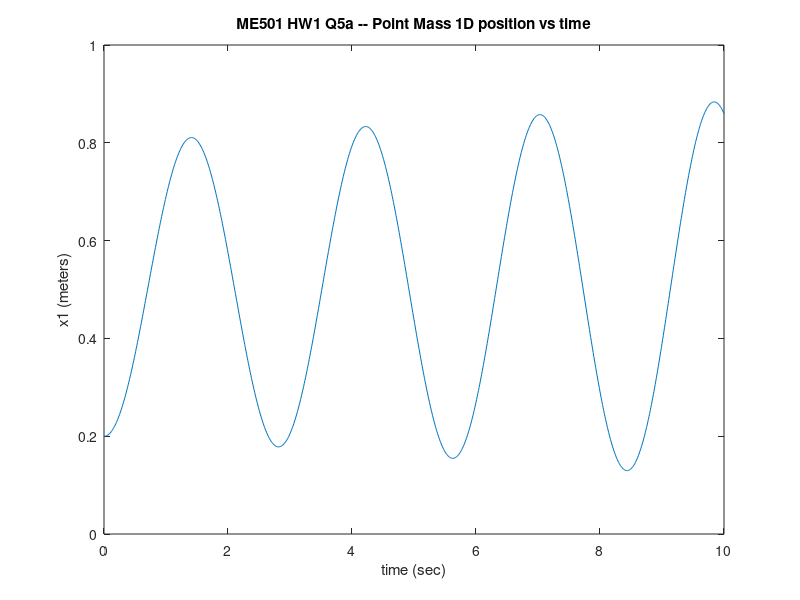

Write the MATLAB code that produced this figure.
% hw1_me501_Q5a.m
% (C) Andrew Sabelhaus, 2024

% some setup
clear all;
close all; % just in case other figure windows are previously open
clc;

%% Q5a: Simulating a Point Mass Moving in One Dimension

% FILL_THIS_IN
m = 2;
k = 10;
bar_x1 = 0.5;

% FILL_THIS_IN
x1_0 = 0.2;
dotx1_0 = 0.0;

% FILL_THIS_IN
dt = 0.01; % milliseconds
tF = 10; % seconds. Final time. Simulate from "now" at t=0 until tF.

% it's usually a good idea to "pre-allocate" a place to store our results.
% MATLAB is a lot faster to change the values inside a vector or matrix rather than
% concatenating new values onto the end of an existing vector or matrix.
n_timesteps = tF/dt;
% our problem has two states, x1 and dotx1, so we will get 2 x n_timesteps
% data points. 

% FILL_THIS_IN
x_traj = zeros(2, n_timesteps+1);
% FILL_THIS_IN
x_traj(1,1) = x1_0;
x_traj(2,1) = dotx1_0;

% finally, simulate with Forward Euler
for t=1:n_timesteps
    % it's easier to see what's going on if I calculate f(x) first, at this
    % timestep, before performing the update.
    % For our spring-mass: f(boldx_t) = [ dotx_t; -(k/m)*(x1_t-bar_x1)];
    f_xt = [x_traj(2,t); -(k/m)*(x_traj(1,t) - bar_x1)];
    % FILL_THIS_IN
    x_traj(:, t+1) = x_traj(:,t) + dt*f_xt;
end

% plotting the positions vs time
timepts = 0:dt:tF;
plot(timepts, x_traj(1,:));
title('ME501 HW1 Q5a -- Point Mass 1D position vs time');
xlabel('time (sec)');
ylabel('x1 (meters)');
drawnow; % so it doesn't interfere with the video

% flag to easily toggle saving a video or not
save_video = 0;

if save_video
    % save a video. Setup:
    video_filename_Q5a = "hw1_me501_Q5a";
    video_profile_name = "Motion JPEG AVI"; % this is the default for matlab
    vwriter = VideoWriter(video_filename_Q5a, video_profile_name);
    % Set the frame rate: "this many frames per second"... which must come from
    % our sampling rate dt, so that the video shows at the right speed.
    % Remember that frequency = 1/period
    vwriter.FrameRate = 1/dt;
    open(vwriter);
    % start the plot:
    figure; hold on;
    title('ME501 HW1 Q5a -- Point Mass 1D Position Trajectory');
    xlabel('x1 (meters)');
    % choose some bounds for the window. you may/will need to adjust this!
    xlim([-2, 2]);
    % plot the bar_x1 point and initial condition x1_0, both on the "y-axis,"
    % and with some arbitrary size circle for the point mass. See help for the
    % scatter function for more info.
    scatter(bar_x1, 0, 30, "red", "filled");
    x1_plotted_handle = scatter(x_traj(1,1), 0, 30, "blue", "filled");
    legend(["bar x1", "x1 t"]);
    % save the first frame to the video. The getframe command turns a figure
    % window into a movie frame, and gcf is the current figure window that's
    % open ("get current figure")
    drawnow;
    writeVideo(vwriter, getframe(gcf));
    
    % save a video of the particle moving through its x1 positions
    for t=2:n_timesteps
        % delete the previous circle representing the particle
        delete(x1_plotted_handle);
        % and make a new one
        x1_plotted_handle = scatter(x_traj(1,t), 0, 30, "blue", "filled");
        % the legend gets deleted when you delete a handle, so add it back
        legend(["bar x1", "x1 t"]);
        % save it
        writeVideo(vwriter, getframe(gcf));
    end
    
    % we're done, close the video file so you can open it in another program to
    % watch
    close(vwriter);
    disp("Video save completed to " + video_filename_Q5a);
end
